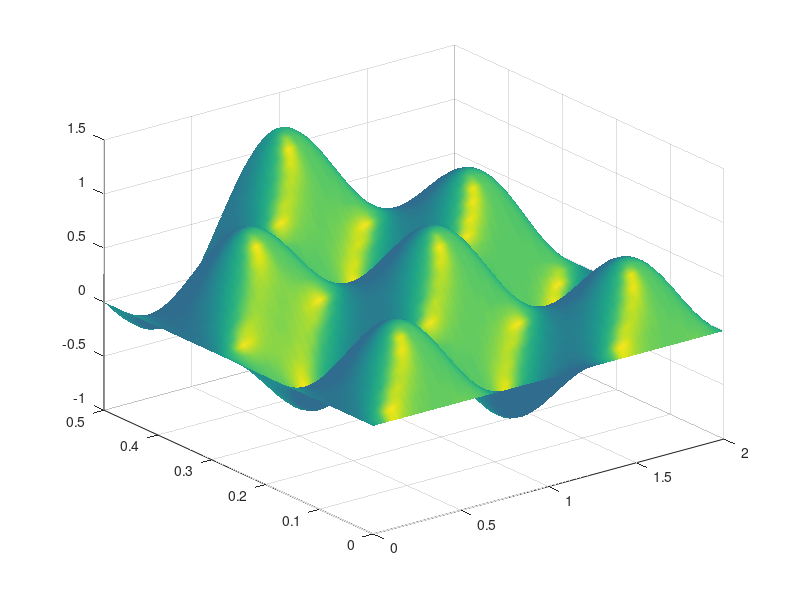

Reproduce this figure in MATLAB.
clc;
clear;
pi=3.1415;
v0=1.5;
l=2;
a=1;
[x,t]=meshgrid(0:0.01:2,0:0.01:0.5);
z=v0.*l.*l./pi./pi./a.*(sin(pi.*pi.*a.*t./l./l).*sin(pi.*x./l)+sin(9.*pi.*pi.*a.*t./l./l).*sin(3.*pi.*x./l));
h=surfl(x,t,z);
shading interp;